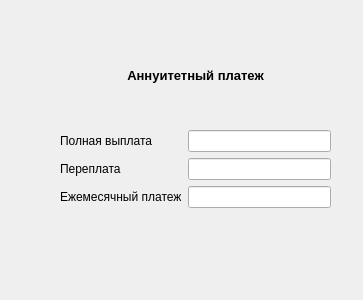
<?xml version="1.0" encoding="UTF-8"?>
<ui version="4.0">
 <class>Form</class>
 <widget class="QWidget" name="Form">
  <property name="geometry">
   <rect>
    <x>0</x>
    <y>0</y>
    <width>363</width>
    <height>300</height>
   </rect>
  </property>
  <property name="windowTitle">
   <string>Аннуитетный Платеж</string>
  </property>
  <widget class="QLabel" name="label">
   <property name="geometry">
    <rect>
     <x>120</x>
     <y>30</y>
     <width>151</width>
     <height>91</height>
    </rect>
   </property>
   <property name="text">
    <string>&lt;html&gt;&lt;head/&gt;&lt;body&gt;&lt;p align=&quot;center&quot;&gt;&lt;span style=&quot; font-size:10pt; font-weight:600;&quot;&gt;Аннуитетный платеж&lt;/span&gt;&lt;/p&gt;&lt;/body&gt;&lt;/html&gt;</string>
   </property>
  </widget>
  <widget class="QWidget" name="formLayoutWidget">
   <property name="geometry">
    <rect>
     <x>60</x>
     <y>130</y>
     <width>271</width>
     <height>141</height>
    </rect>
   </property>
   <layout class="QFormLayout" name="formLayout">
    <item row="0" column="0">
     <widget class="QLabel" name="label_2">
      <property name="text">
       <string>Полная выплата</string>
      </property>
     </widget>
    </item>
    <item row="2" column="0">
     <widget class="QLabel" name="label_3">
      <property name="text">
       <string>Ежемесячный платеж</string>
      </property>
     </widget>
    </item>
    <item row="1" column="0">
     <widget class="QLabel" name="label_4">
      <property name="text">
       <string>Переплата</string>
      </property>
     </widget>
    </item>
    <item row="0" column="1">
     <widget class="QLineEdit" name="lineEdit_fullPay"/>
    </item>
    <item row="1" column="1">
     <widget class="QLineEdit" name="lineEdit_overPay"/>
    </item>
    <item row="2" column="1">
     <widget class="QLineEdit" name="lineEdit_perMonth"/>
    </item>
   </layout>
  </widget>
 </widget>
 <resources/>
 <connections/>
</ui>
